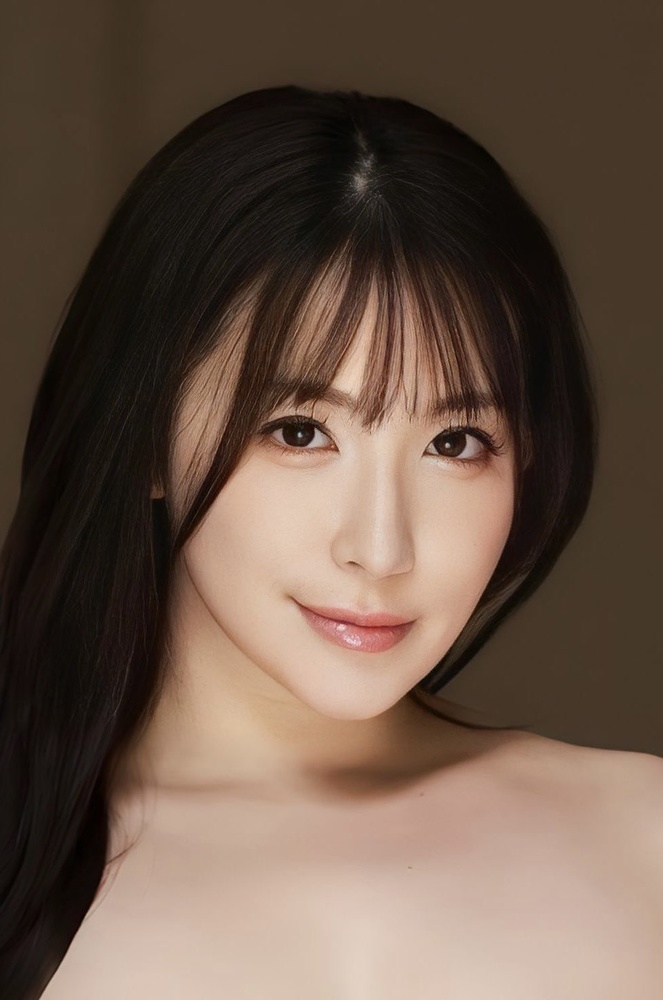
#> input picture ComputerVisionYProcessing/F7u8lrRbkAAejVB.jpg, 663 x 1000 px, shrunk from 981 x 1479 before the run
$ jupyter execute image_with_cv.ipynb
#> lines starting #> are read from the running program, lines starting #| are printed output that depends on the picture
[cell 1]
import cv2
import os
import matplotlib.pyplot as plt
from PIL import Image

junfile = "F7u8lrRbkAAejVB.jpg"
cwd = os.getcwd()
file_path = os.path.join(cwd, junfile)
#print(file_path)

def plot_figure(img):
    plt.figure(figsize=(4,4))
    plt.imshow(cv2.cvtColor(img, cv2.COLOR_BGR2RGB))
    plt.show()

img = cv2.imread(file_path)
#> img is the input picture: shape (1000, 663, 3); mean B, G, R 71.8, 85.1, 104.7
plot_figure(img)

print("Image Type : ", type(img))
#| Image Type :  <class 'numpy.ndarray'>
print("Image Size : ", img.size)
#| Image Size :  1989000
print("Image Shape : ", img.shape)
#| Image Shape :  (1000, 663, 3)

[cell 2]
# Make Blue Image
blue_jun = img.copy()
blue_jun[:, :, 1] = 0
blue_jun[:, :, 2] = 0
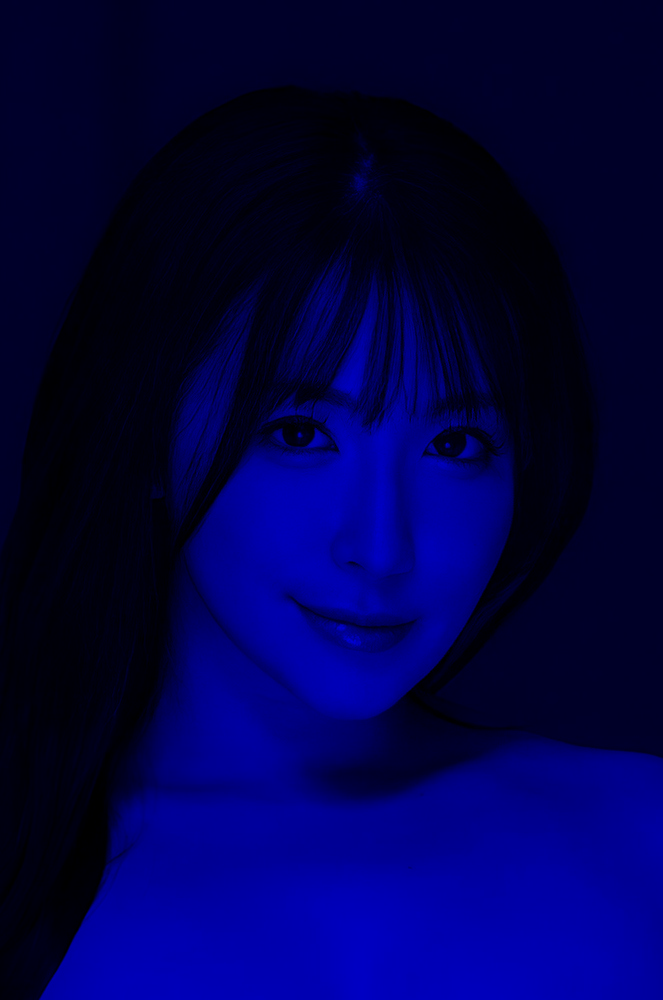
#> blue_jun: shape (1000, 663, 3); mean B, G, R 71.8, 0, 0
plot_figure(blue_jun)

[cell 3]
# Make Red Image
red_jun = img.copy()
red_jun[:, :, 0] = 0
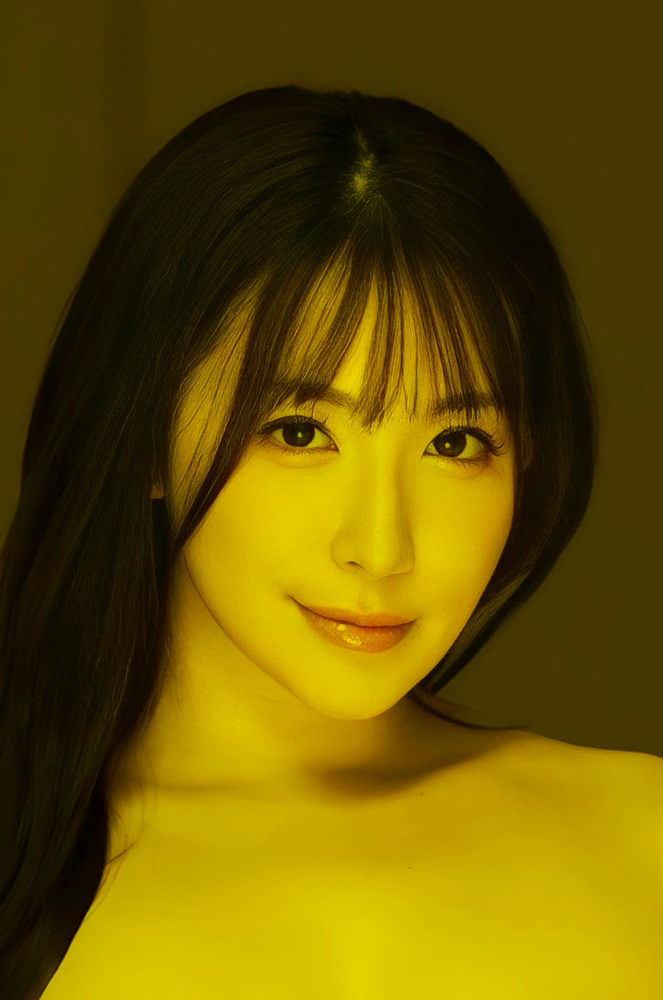
#> red_jun: shape (1000, 663, 3); mean B, G, R 0, 85.1, 104.7
red_jun[:, :, 1] = 0
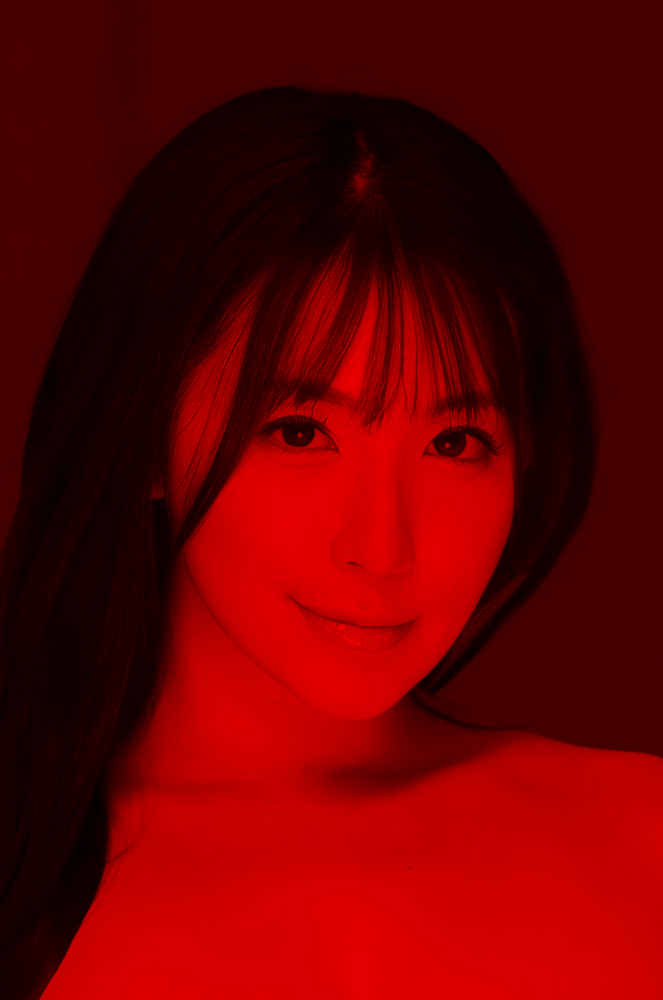
#> red_jun: shape (1000, 663, 3); mean B, G, R 0, 0, 104.7
plot_figure(red_jun)

[cell 4]
# Make green Image
green_jun = img.copy()
green_jun[:, :, 0] = 0
green_jun[:, :, 2] = 0
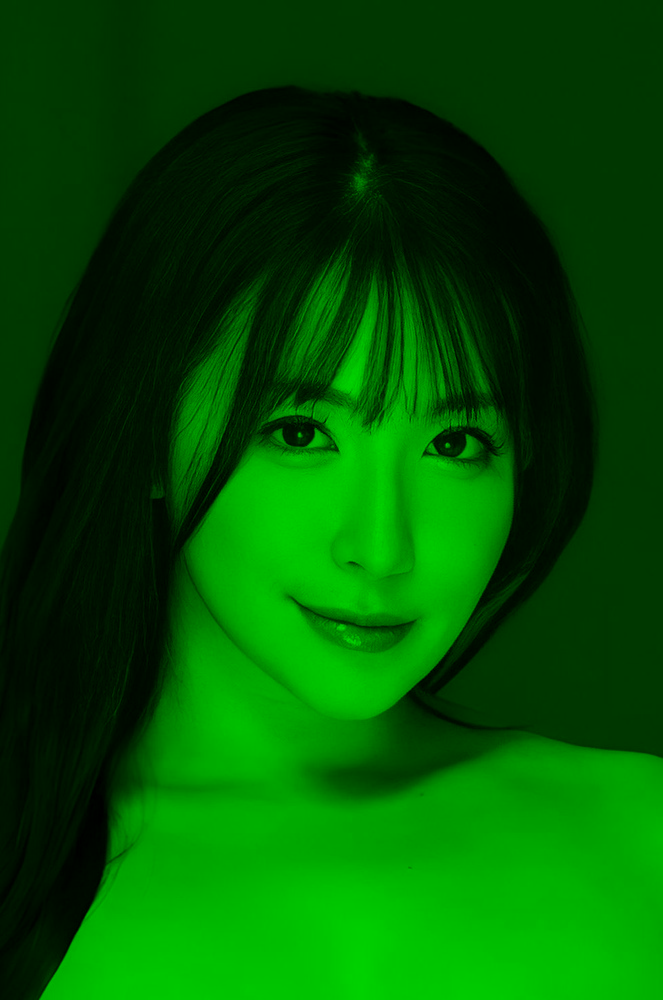
#> green_jun: shape (1000, 663, 3); mean B, G, R 0, 85.1, 0
plot_figure(green_jun)

[cell 5]
# Color Channel
b, g, r = img[:, :, 0], img[:, :, 1], img[:, :, 2]
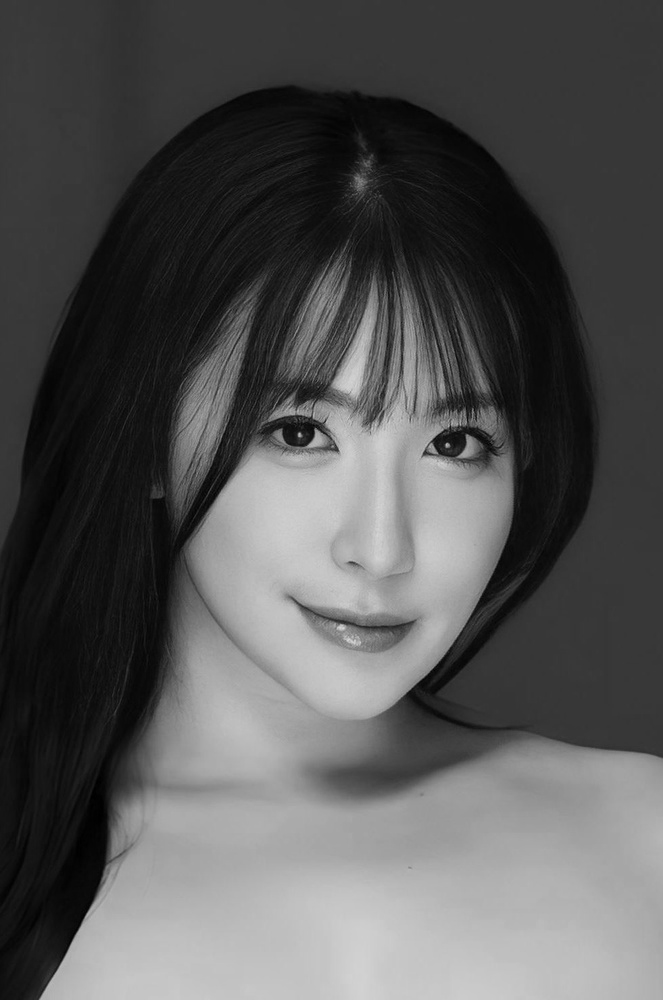
#> g: shape (1000, 663); min 0, max 213, mean 85.1
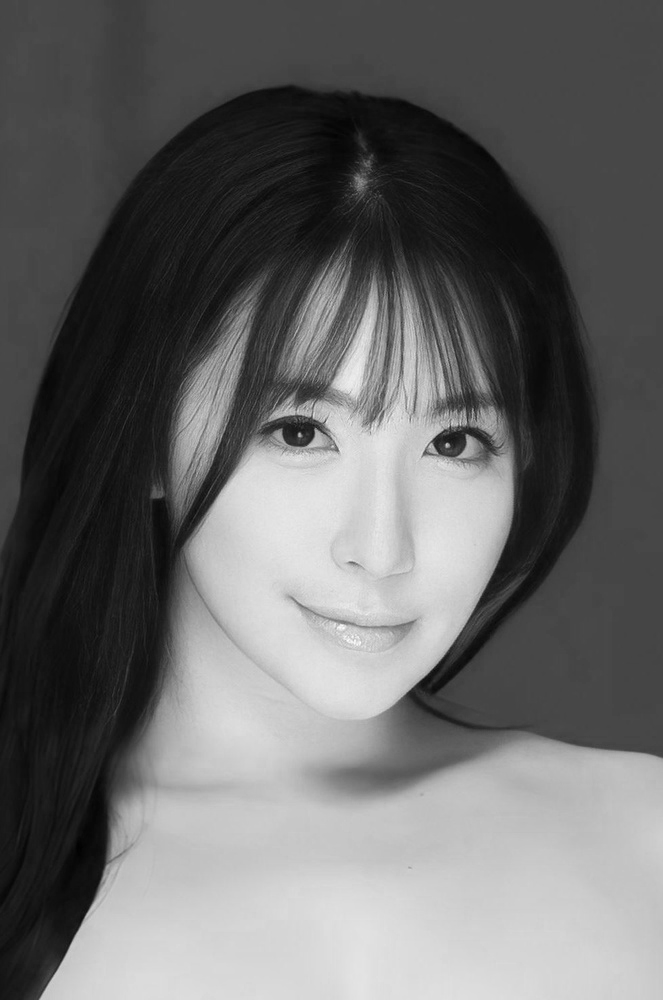
#> r: shape (1000, 663); min 1, max 255, mean 104.7
back_img = cv2.hconcat([b, g, r])
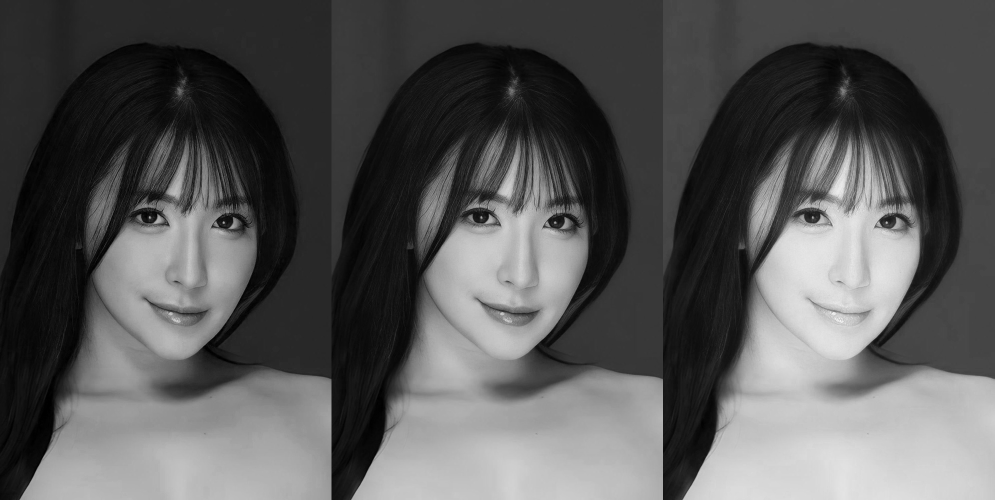
#> back_img: shape (1000, 1989) (shown at 1/2 size); min 0, max 255, mean 87.2
plot_figure(back_img)

$ run again, with ComputerVisionYProcessing/11110-megami_jun.webp saved as ComputerVisionYProcessing/F7u8lrRbkAAejVB.jpg
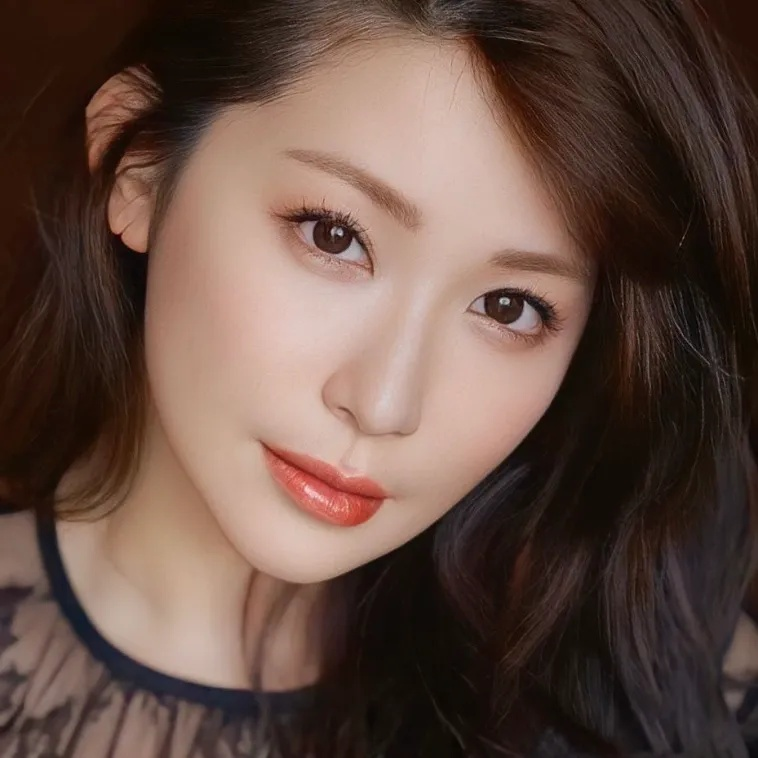
#> input picture ComputerVisionYProcessing/11110-megami_jun.webp, 758 x 758 px
#> img is the input picture: shape (758, 758, 3); mean B, G, R 67.1, 76.7, 99.9
#| Image Type :  <class 'numpy.ndarray'>
#| Image Size :  1723692
#| Image Shape :  (758, 758, 3)
#> `b, g, r = img[:, :, 0], img[:, :, 1], img[:, :, 2]`:
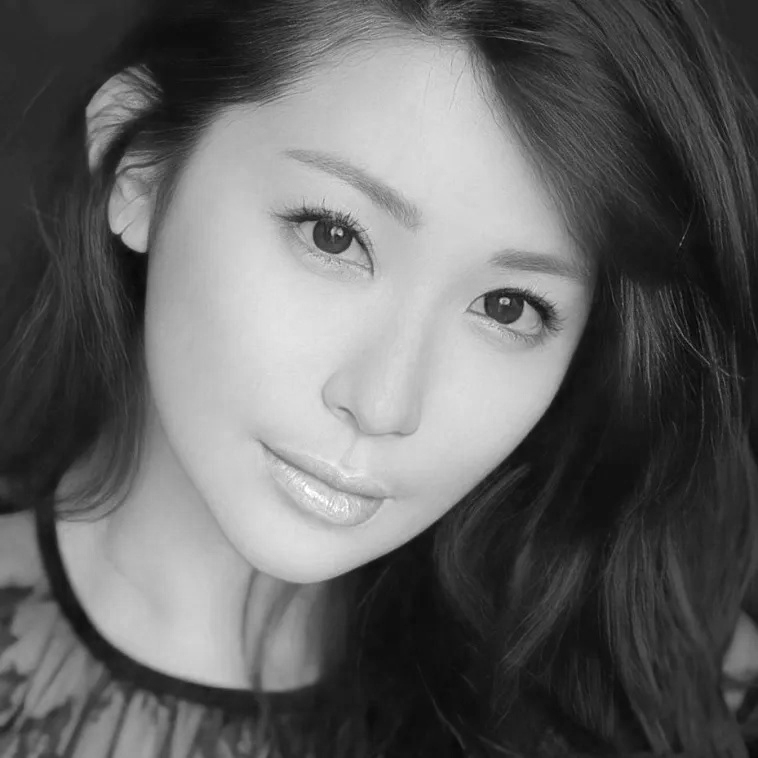
#> r: shape (758, 758); min 3, max 255, mean 99.9
#> `back_img = cv2.hconcat([b, g, r])`:
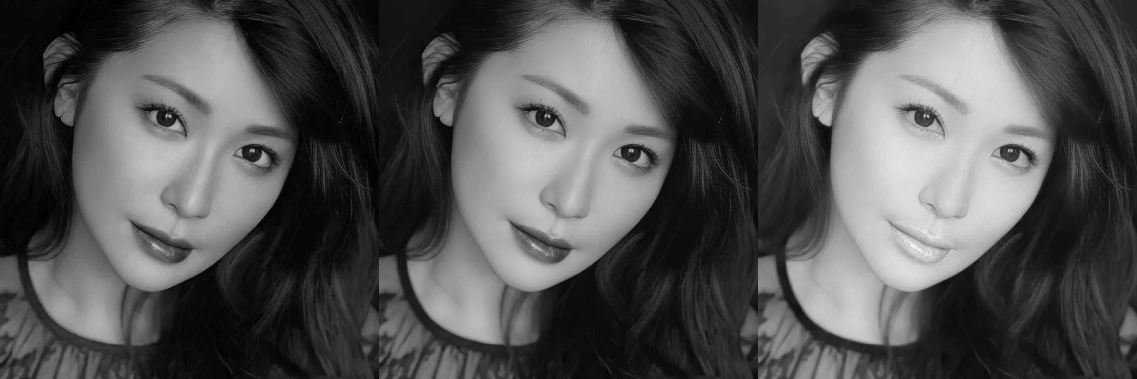
#> back_img: shape (758, 2274) (shown at 1/2 size); min 0, max 255, mean 81.2
